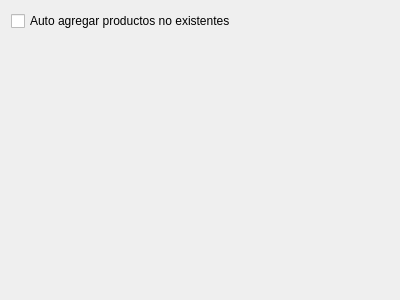
<?xml version="1.0" encoding="UTF-8"?>
<ui version="4.0">
 <class>FormPrefComprasBase</class>
 <widget class="QWidget" name="FormPrefComprasBase">
  <property name="geometry">
   <rect>
    <x>0</x>
    <y>0</y>
    <width>400</width>
    <height>300</height>
   </rect>
  </property>
  <property name="windowTitle">
   <string>Form</string>
  </property>
  <layout class="QVBoxLayout" name="verticalLayout">
   <item>
    <widget class="QCheckBox" name="CkBAutoAgregarProductos">
     <property name="text">
      <string>Auto agregar productos no existentes</string>
     </property>
    </widget>
   </item>
   <item>
    <spacer name="verticalSpacer">
     <property name="orientation">
      <enum>Qt::Vertical</enum>
     </property>
     <property name="sizeHint" stdset="0">
      <size>
       <width>20</width>
       <height>40</height>
      </size>
     </property>
    </spacer>
   </item>
  </layout>
 </widget>
 <resources/>
 <connections/>
</ui>
